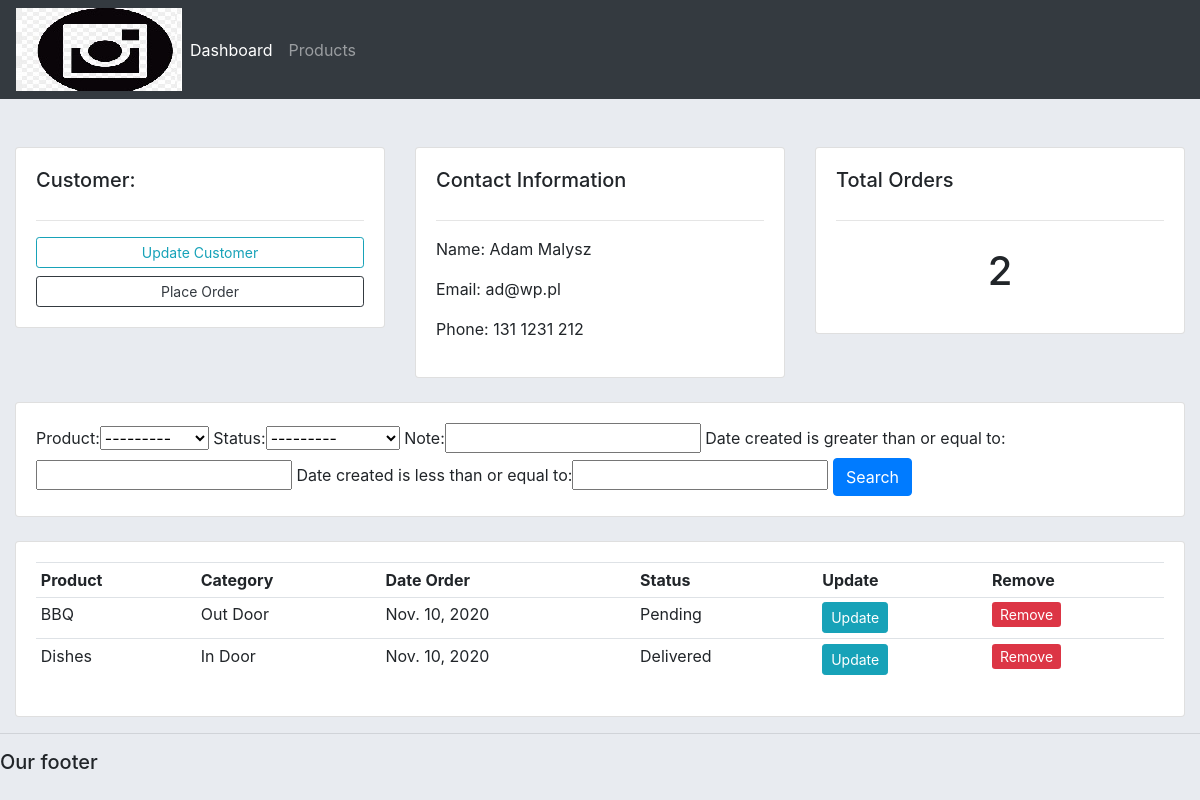
The app's page /customer/2/, older data.
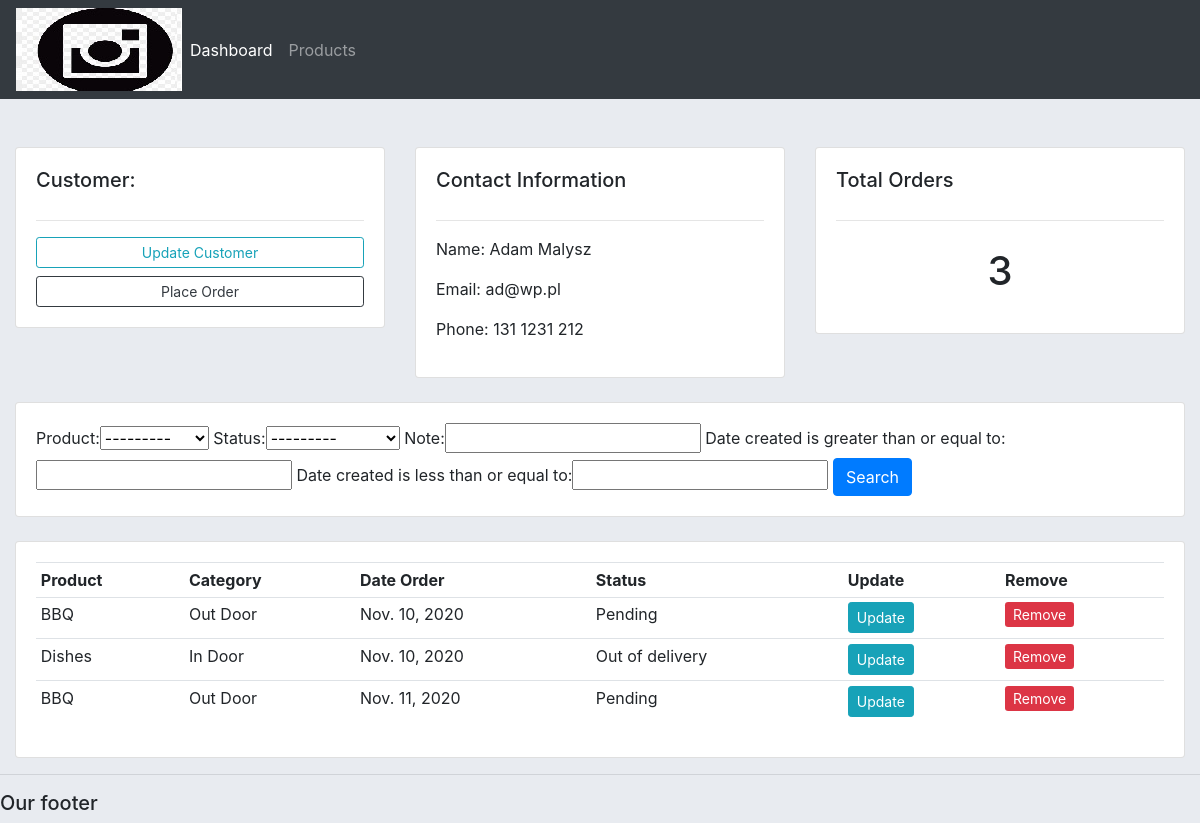
The same page, newer data.
### accounts/models.py (models this page shows, shortened)
class Order(models.Model):
    STATUS = (
        ('Pending', 'Pending'),
        ('Out of delivery', 'Out of delivery'),
        ('Delivered', 'Delivered')
    )
    customer = models.ForeignKey(
        Customer, null=True, on_delete=models.SET_NULL)
    product = models.ForeignKey(Product, null=True, on_delete=models.SET_NULL)
    date_created = models.DateField(auto_now_add=True, null=True)
    status = models.CharField(
        max_length=255, null=True, choices=STATUS)
    note = models.CharField(max_length=1000, null=True)

class Product(models.Model):
    CATEGORY = (
        ('In Door', 'In Door'),
        ('Out Door', 'Out Door')
    )
    name = models.CharField(max_length=255, null=True)
    price = models.FloatField(null=True)
    category = models.CharField(max_length=255, null=True, choices=CATEGORY)
    description = models.TextField(max_length=500, null=True)
    date_created = models.DateField(auto_now_add=True, null=True)
    tags = models.ManyToManyField(Tag)
    def __str__(self):
        return self.name

### accounts/views.py (the view)
# urls.py: path('customer/<str:pk_test>/', views.customer, name='customer'),
def customer(request, pk_test):
    customer = Customer.objects.get(id=pk_test)
    orders = customer.order_set.all()
    orders_count = orders.count()
    myFilter = OrderFilter(request.GET, queryset=orders)
    orders = myFilter.qs
    context = {
        'customer': customer,
        'orders': orders,
        'orders_count': orders_count,
        'myFilter': myFilter,
    }
    return render(request, 'accounts/customer.html', context)

### accounts/templates/accounts/customer.html
{% extends "accounts/main.html" %}
{% block content %}
<br>
<div class="row">
    <div class="col col-md">
        <div class="card card-body">
            <h5 class="card-title">Customer:</h5>
            <hr>
            <a href="" class="btn btn-outline-info btn-sm btn-block">Update Customer</a>
            <a href="{% url 'create_order' customer.id %}" class="btn btn-outline-dark btn-sm btn-block">Place
                Order</a>
        </div>
    </div>
    <div class="col col-md">
        <div class="card card-body">
            <h5 class="card-title">Contact Information</h5>
            <hr>
            <p>Name: {{ customer.name }}</p>
            <p>Email: {{ customer.email }}</p>
            <p>Phone: {{ customer.phone }}</p>
        </div>
    </div>
    <div class="col col-md">
        <div class="card card-body">
            <h5 class="card-title">Total Orders</h5>
            <hr>
            <h1 style="text-align: center; padding: 10px;"> {{ orders_count  }}</h1>
        </div>
    </div>
</div>
<br>
<div class="row">
    <div class="col">
        <div class="card card-body">
            <form method="GET">
                {{myFilter.form}}
                <button class="btn btn-primary" type="submit">Search</button>
            </form>
        </div>
    </div>
</div>
<br>
<div class="row">
    <div class="col-md">
        <div class="card card-body">
            <table class="table table-sm">
                <tr>
                    <th>Product</th>
                    <th>Category</th>
                    <th>Date Order</th>
                    <th>Status</th>
                    <th>Update</th>
                    <th>Remove</th>
                </tr>
                {% for order in orders%}
                <tr>
                    <td>{{ order.product }}</td>
                    <td>{{ order.product.category }}</td>
                    <td>{{ order.date_created }}</td>
                    <td>{{ order.status }}</td>
                    <td><a class="btn btn-sm btn-info" href="{% url 'update_order' order.id%}">Update</a></td>
                    <td><a class="brn btn-sm btn-danger" href="{% url 'delete_order' order.id%}">Remove</a></td>
                </tr>
                {% endfor %}
            </table>
        </div>
    </div>
</div>
{% endblock content %}

Row changes from the older to the newer data that the page shows:
changed Order "Dishes": status "Delivered" → "Out of delivery"
added Order: product "BBQ", product.category "Out Door", date_created "Nov. 11, 2020", status "Pending"
Text that changed along with them:
{{ orders_count }}: "2" → "3"
